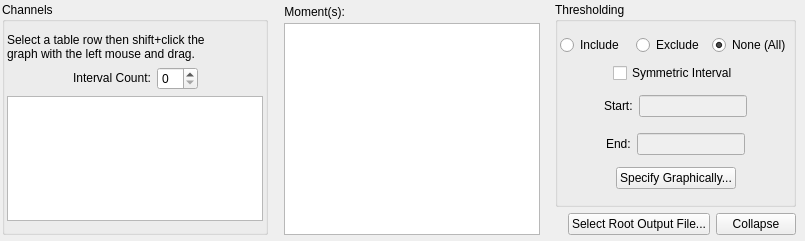
<?xml version="1.0" encoding="UTF-8"?>
<ui version="4.0">
 <class>MomentSettingsWidgetRadio</class>
 <widget class="QWidget" name="MomentSettingsWidgetRadio">
  <property name="geometry">
   <rect>
    <x>0</x>
    <y>0</y>
    <width>805</width>
    <height>241</height>
   </rect>
  </property>
  <property name="sizePolicy">
   <sizepolicy hsizetype="Expanding" vsizetype="Preferred">
    <horstretch>1</horstretch>
    <verstretch>0</verstretch>
   </sizepolicy>
  </property>
  <property name="minimumSize">
   <size>
    <width>800</width>
    <height>200</height>
   </size>
  </property>
  <property name="windowTitle">
   <string>MomentSettingsWidgetRadio</string>
  </property>
  <property name="autoFillBackground">
   <bool>false</bool>
  </property>
  <layout class="QHBoxLayout" name="horizontalLayout_9" stretch="0,0,0,0,0">
   <property name="spacing">
    <number>4</number>
   </property>
   <property name="sizeConstraint">
    <enum>QLayout::SetDefaultConstraint</enum>
   </property>
   <property name="leftMargin">
    <number>2</number>
   </property>
   <property name="topMargin">
    <number>2</number>
   </property>
   <property name="rightMargin">
    <number>9</number>
   </property>
   <property name="bottomMargin">
    <number>6</number>
   </property>
   <item>
    <widget class="QGroupBox" name="channelGroupBox">
     <property name="maximumSize">
      <size>
       <width>500</width>
       <height>800</height>
      </size>
     </property>
     <property name="autoFillBackground">
      <bool>false</bool>
     </property>
     <property name="title">
      <string>Channels</string>
     </property>
     <layout class="QVBoxLayout" name="verticalLayout_4">
      <property name="leftMargin">
       <number>2</number>
      </property>
      <property name="rightMargin">
       <number>2</number>
      </property>
      <item>
       <widget class="QLabel" name="label_2">
        <property name="text">
         <string>&lt;!DOCTYPE HTML PUBLIC &quot;-//W3C//DTD HTML 4.0//EN&quot; &quot;http://www.w3.org/TR/REC-html40/strict.dtd&quot;&gt;
&lt;html&gt;&lt;head&gt;&lt;meta name=&quot;qrichtext&quot; content=&quot;1&quot; /&gt;&lt;style type=&quot;text/css&quot;&gt;
p, li { white-space: pre-wrap; }
&lt;/style&gt;&lt;/head&gt;&lt;body style=&quot; font-family:'Sans Serif'; font-size:9pt; font-weight:400; font-style:normal;&quot;&gt;
&lt;table border=&quot;0&quot; style=&quot;-qt-table-type: root; margin-top:4px; margin-bottom:4px; margin-left:4px; margin-right:4px;&quot;&gt;
&lt;tr&gt;
&lt;td style=&quot;border: none;&quot;&gt;
&lt;p style=&quot; margin-top:0px; margin-bottom:0px; margin-left:0px; margin-right:0px; -qt-block-indent:0; text-indent:0px;&quot;&gt;&lt;span style=&quot; color:#000000;&quot;&gt;Select a table row then shift+click the &lt;/span&gt;&lt;/p&gt;
&lt;p style=&quot; margin-top:0px; margin-bottom:0px; margin-left:0px; margin-right:0px; -qt-block-indent:0; text-indent:0px;&quot;&gt;&lt;span style=&quot; color:#000000;&quot;&gt;graph with the left mouse and drag.&lt;/span&gt;&lt;/p&gt;&lt;/td&gt;&lt;/tr&gt;&lt;/table&gt;&lt;/body&gt;&lt;/html&gt;</string>
        </property>
       </widget>
      </item>
      <item>
       <layout class="QHBoxLayout" name="horizontalLayout_3">
        <item>
         <spacer name="horizontalSpacer_2">
          <property name="orientation">
           <enum>Qt::Horizontal</enum>
          </property>
          <property name="sizeHint" stdset="0">
           <size>
            <width>13</width>
            <height>20</height>
           </size>
          </property>
         </spacer>
        </item>
        <item>
         <widget class="QLabel" name="label">
          <property name="text">
           <string>&lt;font color='black'&gt;Interval Count:&lt;/font&gt;</string>
          </property>
         </widget>
        </item>
        <item>
         <widget class="QSpinBox" name="channelIntervalCountSpinBox">
          <property name="toolTip">
           <string>Specify the number of intervals to collapse.</string>
          </property>
         </widget>
        </item>
        <item>
         <spacer name="horizontalSpacer_3">
          <property name="orientation">
           <enum>Qt::Horizontal</enum>
          </property>
          <property name="sizeHint" stdset="0">
           <size>
            <width>13</width>
            <height>20</height>
           </size>
          </property>
         </spacer>
        </item>
       </layout>
      </item>
      <item>
       <widget class="QTableWidget" name="channelTable">
        <property name="sizePolicy">
         <sizepolicy hsizetype="Preferred" vsizetype="Expanding">
          <horstretch>0</horstretch>
          <verstretch>0</verstretch>
         </sizepolicy>
        </property>
        <property name="toolTip">
         <string>Specify the range (minimum and maximum) for
each of the intervals to be collapsed.</string>
        </property>
       </widget>
      </item>
     </layout>
    </widget>
   </item>
   <item>
    <spacer name="horizontalSpacer_8">
     <property name="orientation">
      <enum>Qt::Horizontal</enum>
     </property>
     <property name="sizeHint" stdset="0">
      <size>
       <width>2</width>
       <height>20</height>
      </size>
     </property>
    </spacer>
   </item>
   <item>
    <layout class="QVBoxLayout" name="verticalLayout_3" stretch="1,0">
     <property name="spacing">
      <number>1</number>
     </property>
     <property name="sizeConstraint">
      <enum>QLayout::SetNoConstraint</enum>
     </property>
     <item>
      <layout class="QHBoxLayout" name="horizontalLayout_2">
       <item>
        <widget class="QLabel" name="momentLabel">
         <property name="sizePolicy">
          <sizepolicy hsizetype="Preferred" vsizetype="Preferred">
           <horstretch>0</horstretch>
           <verstretch>0</verstretch>
          </sizepolicy>
         </property>
         <property name="maximumSize">
          <size>
           <width>16777215</width>
           <height>20</height>
          </size>
         </property>
         <property name="text">
          <string>&lt;font color='black'&gt;Moment(s):&lt;/font&gt;</string>
         </property>
         <property name="alignment">
          <set>Qt::AlignRight|Qt::AlignTrailing|Qt::AlignVCenter</set>
         </property>
        </widget>
       </item>
       <item>
        <spacer name="horizontalSpacer">
         <property name="orientation">
          <enum>Qt::Horizontal</enum>
         </property>
         <property name="sizeHint" stdset="0">
          <size>
           <width>80</width>
           <height>10</height>
          </size>
         </property>
        </spacer>
       </item>
      </layout>
     </item>
     <item>
      <widget class="QListWidget" name="momentList">
       <property name="sizePolicy">
        <sizepolicy hsizetype="Expanding" vsizetype="Preferred">
         <horstretch>1</horstretch>
         <verstretch>0</verstretch>
        </sizepolicy>
       </property>
       <property name="minimumSize">
        <size>
         <width>234</width>
         <height>195</height>
        </size>
       </property>
       <property name="maximumSize">
        <size>
         <width>1677795</width>
         <height>1677795</height>
        </size>
       </property>
       <property name="sizeIncrement">
        <size>
         <width>10</width>
         <height>0</height>
        </size>
       </property>
       <property name="toolTip">
        <string>Select the moment(s) you would like to calculate.</string>
       </property>
       <property name="selectionMode">
        <enum>QAbstractItemView::MultiSelection</enum>
       </property>
       <property name="resizeMode">
        <enum>QListView::Adjust</enum>
       </property>
      </widget>
     </item>
    </layout>
   </item>
   <item>
    <spacer name="horizontalSpacer_9">
     <property name="orientation">
      <enum>Qt::Horizontal</enum>
     </property>
     <property name="sizeHint" stdset="0">
      <size>
       <width>2</width>
       <height>20</height>
      </size>
     </property>
    </spacer>
   </item>
   <item>
    <layout class="QVBoxLayout" name="verticalLayout_2">
     <item>
      <widget class="QGroupBox" name="groupBox">
       <property name="title">
        <string>Thresholding</string>
       </property>
       <layout class="QVBoxLayout" name="verticalLayout">
        <property name="leftMargin">
         <number>2</number>
        </property>
        <property name="rightMargin">
         <number>2</number>
        </property>
        <item>
         <layout class="QHBoxLayout" name="horizontalLayout_5">
          <item>
           <widget class="QRadioButton" name="includeRadioButton">
            <property name="toolTip">
             <string>Specify a range of pixel values to include.</string>
            </property>
            <property name="text">
             <string>Include</string>
            </property>
           </widget>
          </item>
          <item>
           <widget class="QRadioButton" name="excludeRadioButton">
            <property name="toolTip">
             <string>Specify a range of pixel values to exclude.</string>
            </property>
            <property name="text">
             <string>Exclude</string>
            </property>
           </widget>
          </item>
          <item>
           <widget class="QRadioButton" name="noneRadioButton">
            <property name="toolTip">
             <string>Include all pixels.</string>
            </property>
            <property name="text">
             <string>None (All)</string>
            </property>
            <property name="checked">
             <bool>true</bool>
            </property>
           </widget>
          </item>
         </layout>
        </item>
        <item>
         <layout class="QHBoxLayout" name="horizontalLayout_8">
          <item>
           <spacer name="horizontalSpacer_12">
            <property name="orientation">
             <enum>Qt::Horizontal</enum>
            </property>
            <property name="sizeHint" stdset="0">
             <size>
              <width>40</width>
              <height>20</height>
             </size>
            </property>
           </spacer>
          </item>
          <item>
           <widget class="QCheckBox" name="symmetricIntervalCheckBox">
            <property name="toolTip">
             <string>If this box is checked, the thresholding interval will
assumed to be symmetric with a maximum and minimum
of the same magnitude.  Only one of the maximum
and minimum will need to be specified.</string>
            </property>
            <property name="text">
             <string>Symmetric Interval</string>
            </property>
           </widget>
          </item>
          <item>
           <spacer name="horizontalSpacer_13">
            <property name="orientation">
             <enum>Qt::Horizontal</enum>
            </property>
            <property name="sizeHint" stdset="0">
             <size>
              <width>40</width>
              <height>20</height>
             </size>
            </property>
           </spacer>
          </item>
         </layout>
        </item>
        <item>
         <layout class="QHBoxLayout" name="horizontalLayout_6">
          <item>
           <spacer name="horizontalSpacer_10">
            <property name="orientation">
             <enum>Qt::Horizontal</enum>
            </property>
            <property name="sizeHint" stdset="0">
             <size>
              <width>13</width>
              <height>30</height>
             </size>
            </property>
           </spacer>
          </item>
          <item>
           <widget class="QLabel" name="minIncludeLabel">
            <property name="text">
             <string>&lt;font color='black'&gt;Start:&lt;/font&gt;</string>
            </property>
           </widget>
          </item>
          <item>
           <widget class="QLineEdit" name="minThresholdLineEdit">
            <property name="enabled">
             <bool>false</bool>
            </property>
           </widget>
          </item>
          <item>
           <spacer name="horizontalSpacer_14">
            <property name="orientation">
             <enum>Qt::Horizontal</enum>
            </property>
            <property name="sizeHint" stdset="0">
             <size>
              <width>13</width>
              <height>30</height>
             </size>
            </property>
           </spacer>
          </item>
         </layout>
        </item>
        <item>
         <layout class="QHBoxLayout" name="horizontalLayout_4">
          <item>
           <spacer name="horizontalSpacer_7">
            <property name="orientation">
             <enum>Qt::Horizontal</enum>
            </property>
            <property name="sizeHint" stdset="0">
             <size>
              <width>13</width>
              <height>30</height>
             </size>
            </property>
           </spacer>
          </item>
          <item>
           <widget class="QLabel" name="maxIncludeLabel">
            <property name="text">
             <string>&lt;font color='black'&gt;End:&lt;/font&gt;</string>
            </property>
           </widget>
          </item>
          <item>
           <widget class="QLineEdit" name="maxThresholdLineEdit">
            <property name="enabled">
             <bool>false</bool>
            </property>
           </widget>
          </item>
          <item>
           <spacer name="horizontalSpacer_11">
            <property name="orientation">
             <enum>Qt::Horizontal</enum>
            </property>
            <property name="sizeHint" stdset="0">
             <size>
              <width>13</width>
              <height>30</height>
             </size>
            </property>
           </spacer>
          </item>
         </layout>
        </item>
        <item>
         <layout class="QHBoxLayout" name="horizontalLayout_7">
          <item>
           <spacer name="horizontalSpacer_4">
            <property name="orientation">
             <enum>Qt::Horizontal</enum>
            </property>
            <property name="sizeHint" stdset="0">
             <size>
              <width>40</width>
              <height>20</height>
             </size>
            </property>
           </spacer>
          </item>
          <item>
           <widget class="QPushButton" name="graphThresholdButton">
            <property name="toolTip">
             <string>Examine a histogram of the pixels to specify
a thresholding interval graphically.</string>
            </property>
            <property name="text">
             <string>Specify Graphically...</string>
            </property>
            <property name="default">
             <bool>false</bool>
            </property>
           </widget>
          </item>
          <item>
           <spacer name="horizontalSpacer_6">
            <property name="orientation">
             <enum>Qt::Horizontal</enum>
            </property>
            <property name="sizeHint" stdset="0">
             <size>
              <width>40</width>
              <height>20</height>
             </size>
            </property>
           </spacer>
          </item>
         </layout>
        </item>
       </layout>
      </widget>
     </item>
     <item>
      <layout class="QHBoxLayout" name="horizontalLayout">
       <item>
        <spacer name="horizontalSpacer_5">
         <property name="orientation">
          <enum>Qt::Horizontal</enum>
         </property>
         <property name="sizeHint" stdset="0">
          <size>
           <width>13</width>
           <height>20</height>
          </size>
         </property>
        </spacer>
       </item>
       <item>
        <widget class="QPushButton" name="outputButton">
         <property name="toolTip">
          <string>Specify a location for the file(s) containing
the collapsed image.</string>
         </property>
         <property name="text">
          <string>Select Root Output File...</string>
         </property>
        </widget>
       </item>
       <item>
        <widget class="QPushButton" name="collapseButton">
         <property name="toolTip">
          <string>Collapse the image using the specified moment(s)
and criteria.</string>
         </property>
         <property name="text">
          <string>Collapse</string>
         </property>
        </widget>
       </item>
      </layout>
     </item>
    </layout>
   </item>
  </layout>
 </widget>
 <layoutdefault spacing="6" margin="11"/>
 <resources/>
 <connections/>
</ui>
